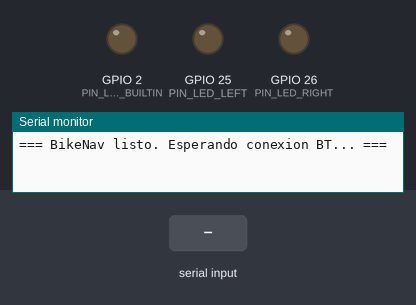
Bench run of a program on a simulated ESP32. On the bench: output pins drawn as LEDs (lit = HIGH), the last lines printed to the serial monitor. Dashed ring = blinking. Inputs (shaded band) come from the test bench. Nothing arrives over Bluetooth unless stated.

Above: at 2.1 s.
2.2 s: "LEFT\n" received over the second serial link
At 2.85 s:
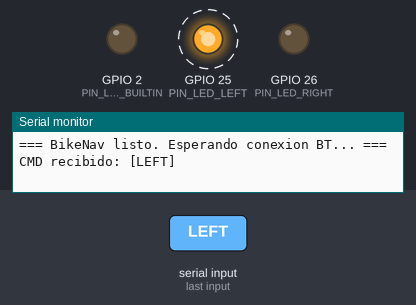
5.2 s: "RIGHT\n" received over the second serial link
At 5.85 s:
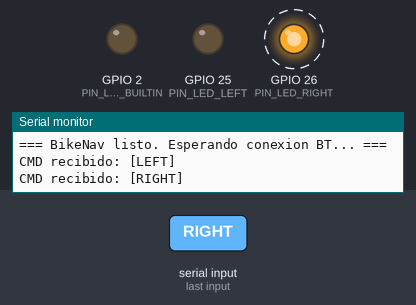
8.2 s: "UTURN\n" received over the second serial link
At 8.75 s:
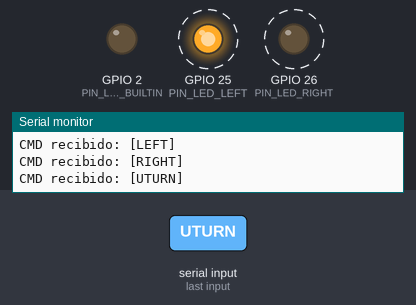
11.2 s: "ARRIVE\n" received over the second serial link
At 11.5 s:
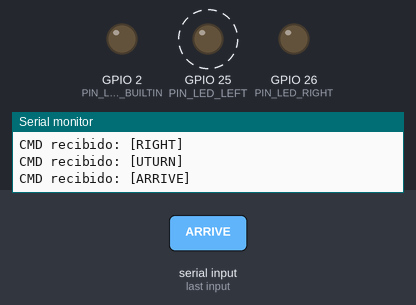
14.2 s: "STOP\n" received over the second serial link
At 14.9 s:
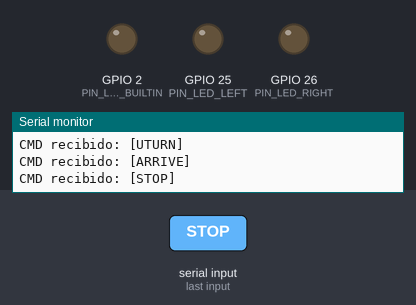
Timing chart, 0 to 16.7 s (numbered marks = the images above; inputs shaded):
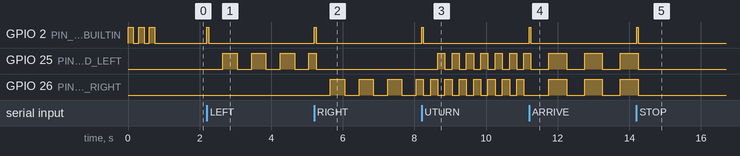

The program:

main.cpp
```cpp
/**
 * BikeNav ESP32 — Controlador de direccionales LED
 *
 * Conexiones:
 *   GPIO 25 → 220Ω → LED izquierdo → GND
 *   GPIO 26 → 220Ω → LED derecho  → GND
 *   GPIO 2  → LED integrado (diagnóstico)
 */

#include "BluetoothSerial.h"

#define PIN_LED_LEFT    25
#define PIN_LED_RIGHT   26
#define PIN_LED_BUILTIN  2   // LED azul/rojo integrado del ESP32

#define BLINK_TURN    400
#define BLINK_UTURN   200
#define BLINK_ARRIVE  500

enum LedMode { MODE_OFF, MODE_LEFT, MODE_RIGHT, MODE_UTURN, MODE_ARRIVE };

// Forward declarations (requerido por C++ / PlatformIO)
void readBluetooth();
void handleCommand(const String& cmd);
void setMode(LedMode mode);
void updateLeds();
void blinkBoth(int times, int ms);

BluetoothSerial SerialBT;

LedMode  currentMode    = MODE_OFF;
uint32_t lastBlink      = 0;
bool     blinkState     = false;
bool     uturnLeft      = true;

// Buffer para armar el comando byte a byte
String cmdBuffer = "";

// ── Setup ──────────────────────────────────────────────────────
void setup() {
  Serial.begin(115200);

  pinMode(PIN_LED_LEFT,    OUTPUT);
  pinMode(PIN_LED_RIGHT,   OUTPUT);
  pinMode(PIN_LED_BUILTIN, OUTPUT);

  digitalWrite(PIN_LED_LEFT,    LOW);
  digitalWrite(PIN_LED_RIGHT,   LOW);
  digitalWrite(PIN_LED_BUILTIN, LOW);

  SerialBT.begin("BikeNav-ESP32");
  Serial.println("=== BikeNav listo. Esperando conexion BT... ===");

  // Parpadeo de inicio para confirmar que el firmware cargó
  for (int i = 0; i < 3; i++) {
    digitalWrite(PIN_LED_BUILTIN, HIGH); delay(150);
    digitalWrite(PIN_LED_BUILTIN, LOW);  delay(150);
  }
}

// ── Loop ───────────────────────────────────────────────────────
void loop() {
  readBluetooth();
  updateLeds();
}

// ── Lectura robusta por buffer ─────────────────────────────────
void readBluetooth() {
  while (SerialBT.available()) {
    char c = (char)SerialBT.read();

    if (c == '\n' || c == '\r') {
      cmdBuffer.trim();
      if (cmdBuffer.length() > 0) {
        Serial.print("CMD recibido: [");
        Serial.print(cmdBuffer);
        Serial.println("]");

        // Pulso en LED integrado para confirmar recepción
        digitalWrite(PIN_LED_BUILTIN, HIGH);
        delay(50);
        digitalWrite(PIN_LED_BUILTIN, LOW);

        handleCommand(cmdBuffer);
        cmdBuffer = "";
      }
    } else {
      cmdBuffer += c;
      // Seguridad: si el buffer crece demasiado sin '\n', lo limpiamos
      if (cmdBuffer.length() > 32) cmdBuffer = "";
    }
  }
}

// ── Manejo de comandos ─────────────────────────────────────────
void handleCommand(const String& cmd) {
  if      (cmd == "LEFT")     setMode(MODE_LEFT);
  else if (cmd == "RIGHT")    setMode(MODE_RIGHT);
  else if (cmd == "UTURN")    setMode(MODE_UTURN);
  else if (cmd == "ARRIVE")   setMode(MODE_ARRIVE);
  else if (cmd == "STOP")     setMode(MODE_OFF);
  else if (cmd == "STRAIGHT") {
    blinkBoth(2, 100);
    setMode(MODE_OFF);
  }
  else {
    Serial.print("Comando desconocido: ");
    Serial.println(cmd);
  }
}

// ── Cambio de modo ─────────────────────────────────────────────
void setMode(LedMode mode) {
  currentMode = mode;
  blinkState  = false;
  uturnLeft   = true;
  lastBlink   = millis();
  digitalWrite(PIN_LED_LEFT,  LOW);
  digitalWrite(PIN_LED_RIGHT, LOW);
}

// ── Actualización no-bloqueante de LEDs ───────────────────────
void updateLeds() {
  uint32_t now = millis();

  switch (currentMode) {
    case MODE_LEFT:
      if (now - lastBlink >= BLINK_TURN) {
        lastBlink  = now;
        blinkState = !blinkState;
        digitalWrite(PIN_LED_LEFT,  blinkState ? HIGH : LOW);
        digitalWrite(PIN_LED_RIGHT, LOW);
      }
      break;

    case MODE_RIGHT:
      if (now - lastBlink >= BLINK_TURN) {
        lastBlink  = now;
        blinkState = !blinkState;
        digitalWrite(PIN_LED_RIGHT, blinkState ? HIGH : LOW);
        digitalWrite(PIN_LED_LEFT,  LOW);
      }
      break;

    case MODE_UTURN:
      if (now - lastBlink >= BLINK_UTURN) {
        lastBlink = now;
        uturnLeft = !uturnLeft;
        digitalWrite(PIN_LED_LEFT,  uturnLeft ? HIGH : LOW);
        digitalWrite(PIN_LED_RIGHT, uturnLeft ? LOW  : HIGH);
      }
      break;

    case MODE_ARRIVE:
      if (now - lastBlink >= BLINK_ARRIVE) {
        lastBlink  = now;
        blinkState = !blinkState;
        digitalWrite(PIN_LED_LEFT,  blinkState ? HIGH : LOW);
        digitalWrite(PIN_LED_RIGHT, blinkState ? HIGH : LOW);
      }
      break;

    case MODE_OFF:
    default:
      break;
  }
}

// ── Destello doble bloqueante (STRAIGHT) ──────────────────────
void blinkBoth(int times, int ms) {
  for (int i = 0; i < times; i++) {
    digitalWrite(PIN_LED_LEFT,  HIGH);
    digitalWrite(PIN_LED_RIGHT, HIGH);
    delay(ms);
    digitalWrite(PIN_LED_LEFT,  LOW);
    digitalWrite(PIN_LED_RIGHT, LOW);
    delay(ms);
  }
}
```

Measured:
- after the input at 2.2 s, GPIO 2 (PIN_LED_BUILTIN): LOW → HIGH at once, → LOW 0.05 s later; GPIO 25 (PIN_LED_LEFT): alternates HIGH for 0.40 s and LOW for 0.40 s, starting after 0.45 s
- after the input at 5.2 s, GPIO 2 (PIN_LED_BUILTIN): LOW → HIGH at once, → LOW 0.05 s later; GPIO 26 (PIN_LED_RIGHT): alternates HIGH for 0.40 s and LOW for 0.40 s, starting after 0.45 s
- after the input at 8.2 s, GPIO 2 (PIN_LED_BUILTIN): LOW → HIGH at once, → LOW 0.05 s later; GPIO 25 (PIN_LED_LEFT): alternates HIGH for 0.20 s and LOW for 0.20 s, starting after 0.45 s; GPIO 26 (PIN_LED_RIGHT): alternates HIGH for 0.20 s and LOW for 0.20 s, starting after 0.05 s
- after the input at 11.2 s, GPIO 2 (PIN_LED_BUILTIN): LOW → HIGH at once, → LOW 0.05 s later; GPIO 25 (PIN_LED_LEFT), GPIO 26 (PIN_LED_RIGHT): alternates HIGH for 0.50 s and LOW for 0.50 s, starting after 0.55 s
- after the input at 14.2 s, GPIO 2 (PIN_LED_BUILTIN): LOW → HIGH at once, → LOW 0.05 s later; GPIO 25 (PIN_LED_LEFT), GPIO 26 (PIN_LED_RIGHT): goes on until 14.3 s, then stays LOW
